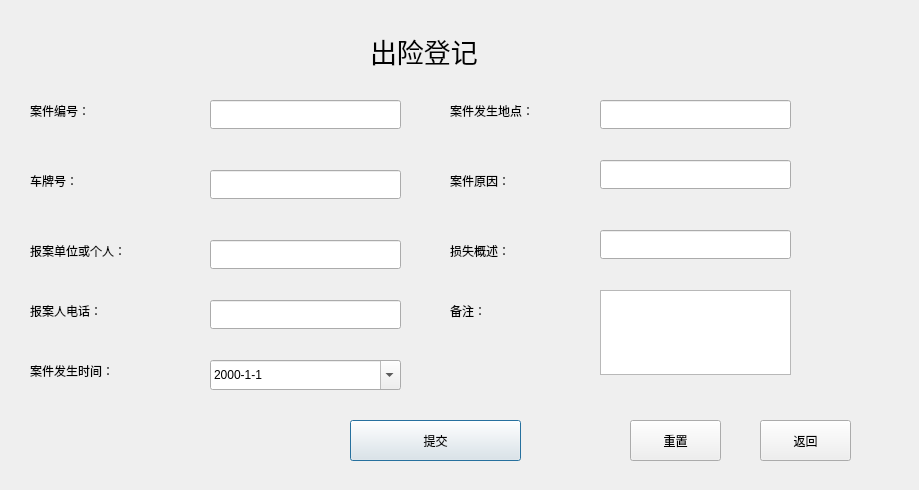
<?xml version="1.0" encoding="UTF-8"?>
<ui version="4.0">
 <class>CaseInsertDialog</class>
 <widget class="QDialog" name="CaseInsertDialog">
  <property name="geometry">
   <rect>
    <x>0</x>
    <y>0</y>
    <width>919</width>
    <height>490</height>
   </rect>
  </property>
  <property name="windowTitle">
   <string>Dialog</string>
  </property>
  <widget class="QLabel" name="label">
   <property name="geometry">
    <rect>
     <x>450</x>
     <y>100</y>
     <width>121</width>
     <height>21</height>
    </rect>
   </property>
   <property name="text">
    <string>案件发生地点：</string>
   </property>
  </widget>
  <widget class="QLabel" name="label_2">
   <property name="geometry">
    <rect>
     <x>30</x>
     <y>100</y>
     <width>81</width>
     <height>21</height>
    </rect>
   </property>
   <property name="text">
    <string>案件编号：</string>
   </property>
  </widget>
  <widget class="QLabel" name="label_3">
   <property name="geometry">
    <rect>
     <x>30</x>
     <y>170</y>
     <width>81</width>
     <height>21</height>
    </rect>
   </property>
   <property name="text">
    <string>车牌号：</string>
   </property>
  </widget>
  <widget class="QLabel" name="label_4">
   <property name="geometry">
    <rect>
     <x>30</x>
     <y>240</y>
     <width>141</width>
     <height>21</height>
    </rect>
   </property>
   <property name="text">
    <string>报案单位或个人：</string>
   </property>
  </widget>
  <widget class="QLabel" name="label_5">
   <property name="geometry">
    <rect>
     <x>30</x>
     <y>300</y>
     <width>101</width>
     <height>21</height>
    </rect>
   </property>
   <property name="text">
    <string>报案人电话：</string>
   </property>
  </widget>
  <widget class="QLabel" name="label_6">
   <property name="geometry">
    <rect>
     <x>30</x>
     <y>360</y>
     <width>121</width>
     <height>21</height>
    </rect>
   </property>
   <property name="text">
    <string>案件发生时间：</string>
   </property>
  </widget>
  <widget class="QLabel" name="label_7">
   <property name="geometry">
    <rect>
     <x>450</x>
     <y>170</y>
     <width>81</width>
     <height>21</height>
    </rect>
   </property>
   <property name="text">
    <string>案件原因：</string>
   </property>
  </widget>
  <widget class="QLabel" name="label_8">
   <property name="geometry">
    <rect>
     <x>450</x>
     <y>240</y>
     <width>81</width>
     <height>21</height>
    </rect>
   </property>
   <property name="text">
    <string>损失概述：</string>
   </property>
  </widget>
  <widget class="QLabel" name="label_9">
   <property name="geometry">
    <rect>
     <x>450</x>
     <y>300</y>
     <width>81</width>
     <height>21</height>
    </rect>
   </property>
   <property name="text">
    <string>备注：</string>
   </property>
  </widget>
  <widget class="QPushButton" name="Insert_Commit">
   <property name="geometry">
    <rect>
     <x>350</x>
     <y>420</y>
     <width>171</width>
     <height>41</height>
    </rect>
   </property>
   <property name="text">
    <string>提交</string>
   </property>
   <property name="default">
    <bool>true</bool>
   </property>
  </widget>
  <widget class="QPushButton" name="Insert_Reset">
   <property name="geometry">
    <rect>
     <x>630</x>
     <y>420</y>
     <width>91</width>
     <height>41</height>
    </rect>
   </property>
   <property name="text">
    <string>重置</string>
   </property>
  </widget>
  <widget class="QPushButton" name="Insert_Return">
   <property name="geometry">
    <rect>
     <x>760</x>
     <y>420</y>
     <width>91</width>
     <height>41</height>
    </rect>
   </property>
   <property name="text">
    <string>返回</string>
   </property>
  </widget>
  <widget class="QLineEdit" name="Insert_NumberEdit">
   <property name="geometry">
    <rect>
     <x>210</x>
     <y>100</y>
     <width>191</width>
     <height>29</height>
    </rect>
   </property>
  </widget>
  <widget class="QLineEdit" name="Insert_CarNumberEdit">
   <property name="geometry">
    <rect>
     <x>210</x>
     <y>170</y>
     <width>191</width>
     <height>29</height>
    </rect>
   </property>
  </widget>
  <widget class="QLineEdit" name="Insert_UnitEdit">
   <property name="geometry">
    <rect>
     <x>210</x>
     <y>240</y>
     <width>191</width>
     <height>29</height>
    </rect>
   </property>
  </widget>
  <widget class="QLineEdit" name="Insert_TelEdit">
   <property name="geometry">
    <rect>
     <x>210</x>
     <y>300</y>
     <width>191</width>
     <height>29</height>
    </rect>
   </property>
  </widget>
  <widget class="QLineEdit" name="Insert_PlaceEdit">
   <property name="geometry">
    <rect>
     <x>600</x>
     <y>100</y>
     <width>191</width>
     <height>29</height>
    </rect>
   </property>
  </widget>
  <widget class="QLineEdit" name="Insert_CauseEdit">
   <property name="geometry">
    <rect>
     <x>600</x>
     <y>160</y>
     <width>191</width>
     <height>29</height>
    </rect>
   </property>
  </widget>
  <widget class="QLineEdit" name="Insert_SummartEdit">
   <property name="geometry">
    <rect>
     <x>600</x>
     <y>230</y>
     <width>191</width>
     <height>29</height>
    </rect>
   </property>
  </widget>
  <widget class="QTextEdit" name="Insert_OtherEdit">
   <property name="geometry">
    <rect>
     <x>600</x>
     <y>290</y>
     <width>191</width>
     <height>85</height>
    </rect>
   </property>
  </widget>
  <widget class="QDateEdit" name="Insert_Date">
   <property name="geometry">
    <rect>
     <x>210</x>
     <y>360</y>
     <width>191</width>
     <height>30</height>
    </rect>
   </property>
   <property name="displayFormat">
    <string>yyyy-M-d</string>
   </property>
   <property name="calendarPopup">
    <bool>true</bool>
   </property>
  </widget>
  <widget class="QLabel" name="label_10">
   <property name="geometry">
    <rect>
     <x>370</x>
     <y>30</y>
     <width>141</width>
     <height>41</height>
    </rect>
   </property>
   <property name="font">
    <font>
     <pointsize>20</pointsize>
    </font>
   </property>
   <property name="text">
    <string>出险登记</string>
   </property>
  </widget>
 </widget>
 <resources/>
 <connections/>
</ui>
